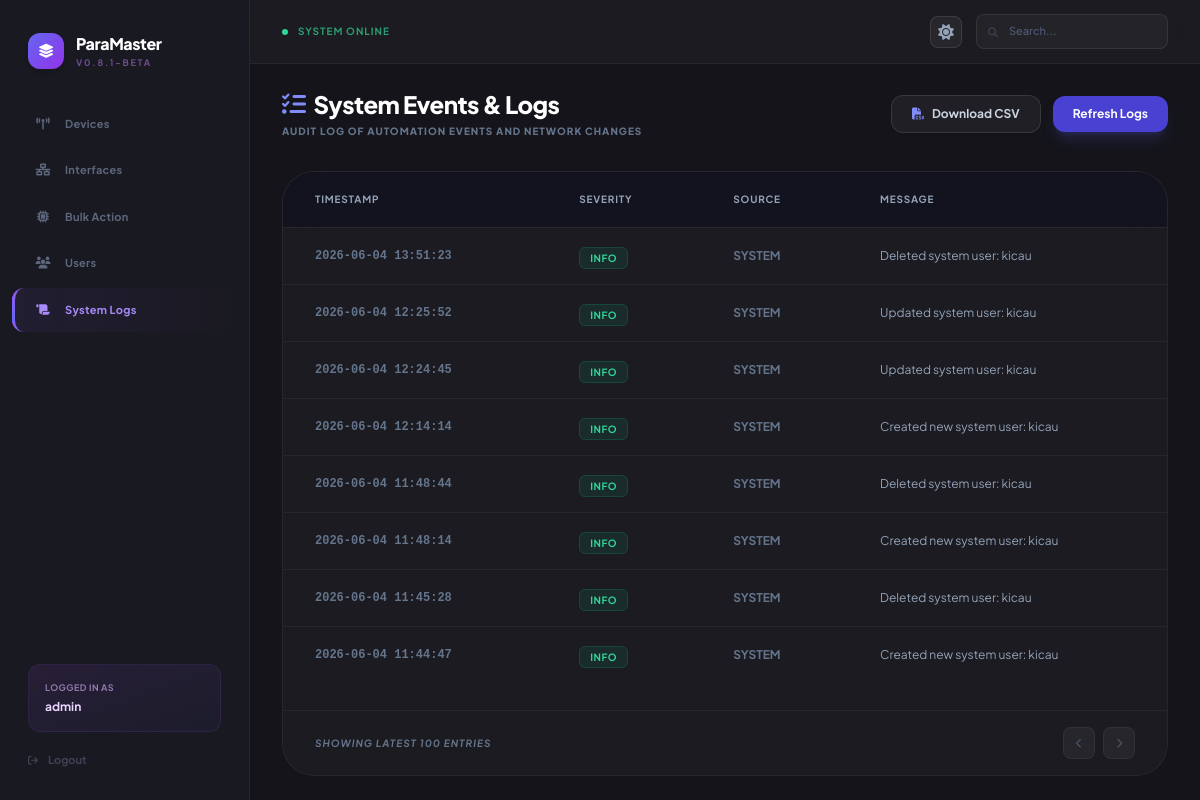
The app's page /logs (signed in) with its own data.
### models.py (models this page shows, shortened)
class User(db.Model, UserMixin):
    id = db.Column(db.Integer, primary_key=True)
    username = db.Column(db.String(80), unique=True, nullable=False)
    password = db.Column(db.String(120), nullable=False)
    allowed_devices = db.Column(db.String(256), default='')

class Log(db.Model):
    id = db.Column(db.Integer, primary_key=True)
    timestamp = db.Column(db.DateTime, default=datetime.utcnow)
    level = db.Column(db.String(20), default='INFO')  # INFO, WARNING, ERROR
    action = db.Column(db.String(200), nullable=False)
    device_id = db.Column(db.Integer, db.ForeignKey('device.id'), nullable=True)
    user_id = db.Column(db.Integer, db.ForeignKey('user.id'), nullable=True)

### app.py (the view)
@app.route('/logs')
@login_required
def system_logs():
    logs = Log.query.order_by(Log.timestamp.desc()).limit(100).all()
    return render_template('logs.html', logs=logs)

### app.py (called while the page is built, shortened)
@login_manager.user_loader
def load_user(user_id):
    return User.query.get(int(user_id))

@app.before_request
def prepare_db_schema():
    global schema_prepared
    if schema_prepared:
        return

### templates/logs.html (shortened to what this page needs)
{% extends "base.html" %}
{% block content %}
<div class="px-8 py-6 h-[calc(100vh-64px)] flex flex-col animate-[fadeInUp_0.4s_ease-out]">
    <div class="flex items-center justify-between mb-8 shrink-0">
        <div>
            <h3 class="text-2xl font-black text-white tracking-tight flex items-center gap-2">
                <i class="fas fa-list-check text-indigo-400"></i> System Events & Logs
            </h3>
            <p class="text-[10px] font-black text-slate-500 uppercase tracking-widest mt-1">Audit log of automation events and network changes</p>
        </div>
        <div class="flex items-center gap-3">
            <button onclick="downloadLogs()" class="flex items-center gap-2 px-5 py-2.5 bg-white/5 border border-white/10 hover:bg-white/10 text-slate-300 text-xs font-bold rounded-xl transition-all shadow-sm">
                <i class="fas fa-file-csv text-indigo-400"></i>
                Download CSV
            </button>
            <button onclick="window.location.reload()" class="px-5 py-2.5 bg-indigo-600/90 hover:bg-indigo-600 text-white text-xs font-bold rounded-xl transition-all shadow-lg shadow-indigo-500/20">
                Refresh Logs
            </button>
        </div>
    </div>
    <div class="flex-1 glass-card rounded-[2rem] overflow-hidden flex flex-col">
        <div class="overflow-y-auto flex-1 scrollbar-thin scrollbar-thumb-white/10">
            <table id="logs-table" class="w-full text-left border-collapse">
                <thead class="sticky top-0 bg-[#13131f] z-10 border-b border-white/5">
                    <tr class="table-header">
                        <th class="px-8 py-5">Timestamp</th>
                        <th class="px-8 py-5">Severity</th>
                        <th class="px-8 py-5">Source</th>
                        <th class="px-8 py-5">Message</th>
                    </tr>
                </thead>
                <tbody class="divide-y divide-white/5">
                    {% for log in logs %}
                    <tr class="table-row group">
                        <td class="px-8 py-4 text-xs font-semibold text-slate-500 font-mono">{{ log.timestamp.strftime('%Y-%m-%d %H:%M:%S') }}</td>
                        <td class="px-8 py-4">
                            {% if log.level == 'ERROR' %}
                            <span class="px-2.5 py-1 bg-rose-500/10 text-rose-400 text-[10px] font-bold uppercase rounded-md tracking-wider border border-rose-500/20">ERROR</span>
                            {% elif log.level == 'WARNING' %}
                            <span class="px-2.5 py-1 bg-amber-500/10 text-amber-400 text-[10px] font-bold uppercase rounded-md tracking-wider border border-amber-500/20">WARNING</span>
                            {% else %}
                            <span class="px-2.5 py-1 bg-emerald-500/10 text-emerald-400 text-[10px] font-bold uppercase rounded-md tracking-wider border border-emerald-500/20">INFO</span>
                            {% endif %}
                        </td>
                        <td class="px-8 py-4 text-xs font-bold text-slate-300">
                            {% if log.device_id %}
                                <span class="text-indigo-400">DEVICE_{{ log.device_id }}</span>
                            {% else %}
                                <span class="text-slate-500">SYSTEM</span>
                            {% endif %}
                        </td>
                        <td class="px-8 py-4 text-xs text-slate-400">{{ log.action }}</td>
                    </tr>
                    {% else %}
                    <tr>
                        <td colspan="4" class="px-8 py-16 text-center text-slate-500 text-xs font-bold uppercase tracking-widest">No logs found</td>
                    </tr>
                    {% endfor %}
                </tbody>
            </table>
        </div>
        <div class="px-8 py-4 bg-white/1 border-t border-white/5 flex items-center justify-between shrink-0">
            <p class="text-[10px] font-bold text-slate-500 uppercase tracking-widest italic">Showing latest 100 entries</p>
            <div class="flex gap-2">
                <button class="w-8 h-8 flex items-center justify-center rounded-lg bg-white/5 border border-white/5 text-slate-600 cursor-not-allowed">
                    <i class="fas fa-chevron-left text-[10px]"></i>
                </button>
                <button class="w-8 h-8 flex items-center justify-center rounded-lg bg-white/5 border border-white/5 text-slate-600 cursor-not-allowed">
                    <i class="fas fa-chevron-right text-[10px]"></i>
                </button>
            </div>
        </div>
    </div>
</div>
{% endblock %}

### templates/base.html (shortened to what this page needs)
<!DOCTYPE html>
<html lang="en">
<head>
    <script src="https://cdn.tailwindcss.com"></script>
    <link href="https://cdnjs.cloudflare.com/ajax/libs/font-awesome/6.4.0/css/all.min.css" rel="stylesheet">
</head>
<body class="flex flex-col h-screen overflow-hidden">
    <div class="flex flex-1 main-container">
        <aside class="sidebar flex flex-col shrink-0">
            <div class="px-7 pt-8 pb-6">
                <div class="flex items-center gap-3">
                    <div class="w-9 h-9 rounded-xl bg-gradient-to-br from-indigo-500 to-purple-600 flex items-center justify-center shadow-md">
                        <i class="fas fa-layer-group text-white text-sm"></i>
                    </div>
                    <div>
                        <h1 class="text-white font-extrabold text-base tracking-tight">ParaMaster</h1>
                        <p class="text-[9px] text-purple-400/50 font-bold uppercase tracking-[0.2em]">v0.8.1-Beta</p>
                    </div>
                </div>
            </div>
            <nav class="flex-1 mt-2 px-3 space-y-0.5">
                <a href="{{ url_for('dashboard') }}"
                    class="sidebar-item {{ 'active' if request.endpoint == 'dashboard' }} flex items-center gap-3.5 px-5 py-3.5 rounded-xl">
                    <i class="fas fa-tower-broadcast w-4 text-center text-xs"></i>
                    <span class="text-[11px] font-bold tracking-wide">Devices</span>
                </a>
                <a href="{{ url_for('all_interfaces') }}"
                    class="sidebar-item {{ 'active' if request.endpoint == 'all_interfaces' }} flex items-center gap-3.5 px-5 py-3.5 rounded-xl">
                    <i class="fas fa-network-wired w-4 text-center text-xs"></i>
                    <span class="text-[11px] font-bold tracking-wide">Interfaces</span>
                </a>
                <a href="{{ url_for('batch_config') }}"
                    class="sidebar-item {{ 'active' if request.endpoint == 'batch_config' }} flex items-center gap-3.5 px-5 py-3.5 rounded-xl">
                    <i class="fas fa-microchip w-4 text-center text-xs"></i>
                    <span class="text-[11px] font-bold tracking-wide">Bulk Action</span>
                </a>
                <a href="{{ url_for('users') }}"
                    class="sidebar-item {{ 'active' if request.endpoint == 'users' }} flex items-center gap-3.5 px-5 py-3.5 rounded-xl">
                    <i class="fas fa-users w-4 text-center text-xs"></i>
                    <span class="text-[11px] font-bold tracking-wide">Users</span>
                </a>
                <a href="{{ url_for('system_logs') }}"
                    class="sidebar-item {{ 'active' if request.endpoint == 'system_logs' }} flex items-center gap-3.5 px-5 py-3.5 rounded-xl">
                    <i class="fas fa-scroll w-4 text-center text-xs"></i>
                    <span class="text-[11px] font-bold tracking-wide">System Logs</span>
                </a>
            </nav>
            <div class="px-7 pb-8 pt-4">
                <div class="p-4 rounded-xl bg-gradient-to-br from-purple-500/10 to-indigo-500/5 border border-purple-500/10 mb-5">
                    <p class="text-[9px] font-bold text-purple-300/60 uppercase tracking-wider">Logged in as</p>
                    <p class="text-xs font-bold text-purple-200 mt-1">{{ current_user.username }}</p>
                </div>
                <a href="{{ url_for('logout') }}"
                    class="text-[#3d4255] hover:text-rose-400 transition-colors text-[11px] font-bold flex items-center gap-2.5">
                    <i class="fas fa-arrow-right-from-bracket text-[10px]"></i>
                    Logout
                </a>
            </div>
        </aside>
        <main class="flex-1 flex flex-col overflow-hidden" style="background-color: var(--bg-main);">
            <header class="h-16 flex items-center justify-between px-8 shrink-0 glass-card border-0 border-b" style="border-color: var(--border-color);">
                <div class="flex items-center gap-2.5">
                    <span class="w-1.5 h-1.5 bg-emerald-400 rounded-full"></span>
                    <span class="text-[10px] font-bold text-emerald-400/70 uppercase tracking-widest">System Online</span>
                </div>
                <div class="flex items-center gap-3.5">
                    <button onclick="toggleTheme()" class="w-8 h-8 rounded-lg bg-white/5 border border-white/10 flex items-center justify-center text-slate-400 hover:text-white transition-colors" title="Toggle Light/Dark Mode" id="theme-toggle-btn">
                        <i class="fas fa-sun" id="theme-toggle-icon"></i>
                    </button>
                    <div class="relative">
                        <i class="fas fa-search absolute left-3 top-1/2 -translate-y-1/2 text-[#3d4255] text-[10px]"></i>
                        <input type="text" id="global-search" placeholder="Search..."
                            class="input-dark pl-8 pr-4 py-2 rounded-lg text-[11px] font-medium w-48 outline-none">
                    </div>
                </div>
            </header>
            <div class="content-area">
                {% block content %}{% endblock %}
            </div>
        </main>
    </div>
</body>
</html>

### templates/base.html (style rules this page uses)
:root { --bg-primary: #1e1e24; --bg-main: #14141a; --bg-sidebar: #191921; --bg-card: rgba(255, 255, 255, 0.03); --border-color: rgba(255, 255, 255, 0.05); --text-primary: #e2e8f0; --text-secondary: #94a3b8; --bg-input: rgba(255, 255, 255, 0.04); --border-input: rgba(255, 255, 255, 0.08); --bg-modal: #22222c; --text-nav-item: #5d667c; --text-nav-item-active: #a78bfa; --bg-nav-item-active: linear-gradient(90deg, rgba(139, 92, 246, 0.08) 0%, transparent 100%); --border-active: #8b5cf6; }
* { box-sizing: border-box; }
body { font-family: 'Plus Jakarta Sans', sans-serif; background-color: var(--bg-primary); color: var(--text-primary); transition: background-color 0.2s, color 0.2s; }
.sidebar { background: var(--bg-sidebar); border-right: 1px solid var(--border-color); height: 100vh; width: 250px; transition: background-color 0.2s, border-color 0.2s; }
.sidebar-item { color: var(--text-nav-item); transition: all 0.2s ease; border-left: 3px solid transparent; position: relative; }
.sidebar-item.active { color: var(--text-nav-item-active); background: var(--bg-nav-item-active); border-left-color: var(--border-active); }
.sidebar-item.active::before { content: ''; position: absolute; left: -3px; top: 50%; transform: translateY(-50%); width: 3px; height: 60%; background: linear-gradient(180deg, var(--border-active), #6366f1); border-radius: 0 4px 4px 0; }
.main-container { height: 100vh; overflow: hidden; }
.content-area { height: calc(100vh - 64px); overflow-y: auto; scrollbar-width: thin; scrollbar-color: rgba(139, 92, 246, 0.2) transparent; }
.glass-card { background: var(--bg-card); border: 1px solid var(--border-color); backdrop-filter: blur(20px); -webkit-backdrop-filter: blur(20px); transition: background-color 0.2s, border-color 0.2s; }
.table-header { border-bottom: 1px solid var(--border-color); color: var(--text-secondary); text-transform: uppercase; font-size: 10px; font-weight: 800; letter-spacing: 0.08em; }
.table-row { border-bottom: 1px solid var(--border-color); transition: background-color 0.15s ease; }
.input-dark { background: var(--bg-input); border: 1px solid var(--border-input); color: var(--text-primary); transition: all 0.2s; }
.input-dark::placeholder { color: #525a7a; }

### records on screen
User: username "admin"
Log: timestamp "2026-06-04 13:51:23", level "INFO", shows "SYSTEM", action "Deleted system user: kicau"
Log: timestamp "2026-06-04 12:25:52", level "INFO", shows "SYSTEM", action "Updated system user: kicau"
Log: timestamp "2026-06-04 12:24:45", level "INFO", shows "SYSTEM", action "Updated system user: kicau"
Log: timestamp "2026-06-04 12:14:14", level "INFO", shows "SYSTEM", action "Created new system user: kicau"
Log: timestamp "2026-06-04 11:48:44", level "INFO", shows "SYSTEM", action "Deleted system user: kicau"
Log: timestamp "2026-06-04 11:48:14", level "INFO", shows "SYSTEM", action "Created new system user: kicau"
Log: timestamp "2026-06-04 11:45:28", level "INFO", shows "SYSTEM", action "Deleted system user: kicau"
Log: timestamp "2026-06-04 11:44:47", level "INFO", shows "SYSTEM", action "Created new system user: kicau"
